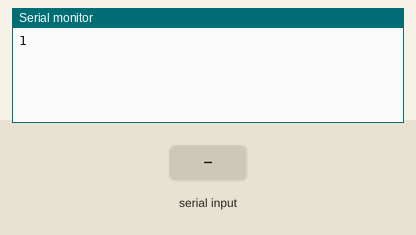
Bench run of a sketch on a simulated Arduino Uno, built with avr-gcc and run on an emulated ATmega328P. Parts: the last lines printed to the serial monitor. The inputs (shaded band) are chosen by the test bench.

Above: at 1.2 s.
1.3 s: byte 30 received over Serial
At 2.5 s:
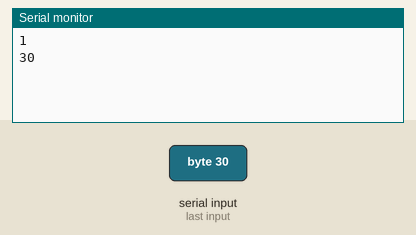
2.8 s: byte 90 received over Serial
At 3.8 s:
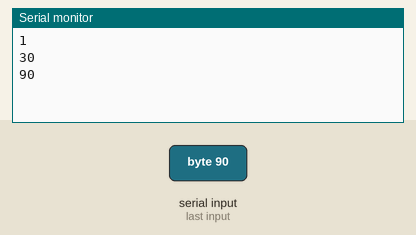
4.3 s: byte 120 received over Serial
At 4.9 s:
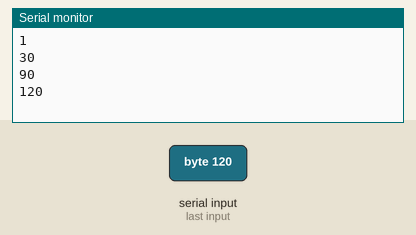
Timing chart, 0 to 7.3 s (numbered marks = the images above; inputs shaded):
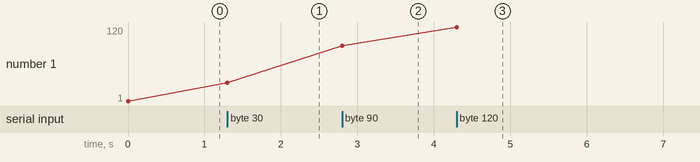

The sketch:

FreeRTOS.ino
```cpp
int msg = 0;

void setup()
{
  Serial.begin(9600);
  randomSeed(analogRead(0));

  Serial.println(1, DEC);
}

void loop()
{
//  Serial.println(" Hello world!");
//  Serial.write(random(94) + 32);

  msg = Serial.read();

  if(msg > -1)
    Serial.println(msg, DEC);
}
```

Measured:
- after the input at 1.3 s, the serial monitor: prints a new line at once (image 1)
- after the input at 2.8 s, the serial monitor: prints a new line at once (image 2)
- after the input at 4.3 s, the serial monitor: prints a new line at once (image 3)
- plotted number 1: 1 → 30 after the input at 1.3 s, 30 → 90 after the input at 2.8 s, 90 → 120 after the input at 4.3 s
